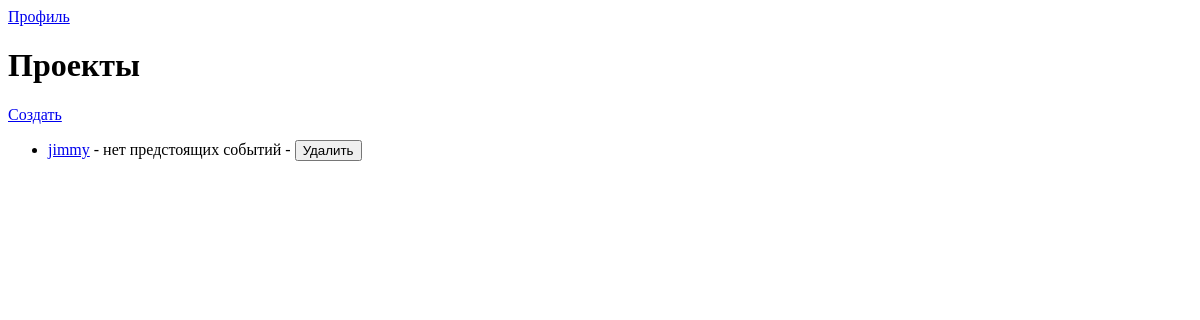
/ (signed in), run on an earlier commit of the app's database.
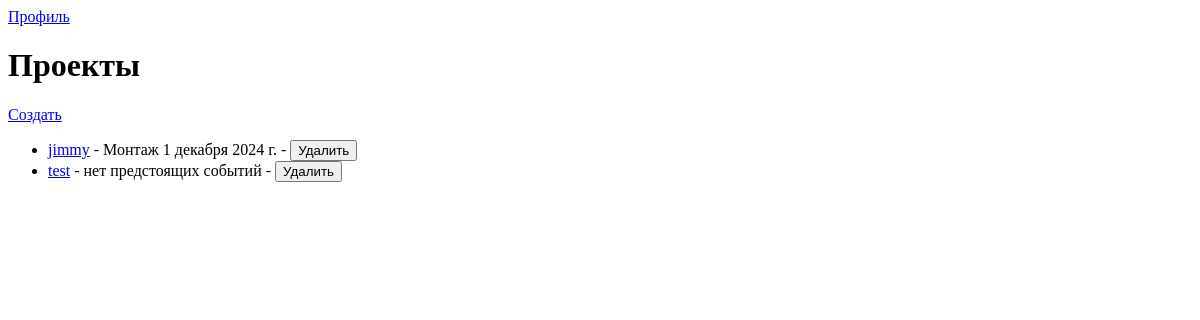
And on a later commit of the database.
### projects/models.py (models this page shows, shortened)
class Project(models.Model):
    user = models.ForeignKey(User, on_delete=models.CASCADE)  # Убрали null=True
    name = models.CharField(max_length=255)
    description = models.TextField(blank=True)
    excel_file = models.FileField(upload_to='excel/', null=True, blank=True)
    def get_next_event(self):
        today = timezone.now().date()
        next_event = self.events.filter(event_date__gte=today).order_by('event_date').first()
        return next_event

class Event(models.Model):
    EVENT_TYPES = (
        ('montage', 'Монтаж'),
        ('audit', 'Аудит'),
        ('dismantle', 'Демонтаж'),
    )
    project = models.ForeignKey(Project, related_name='events', on_delete=models.CASCADE)
    event_type = models.CharField(choices=EVENT_TYPES, max_length=20)
    description = models.TextField(blank=True)
    photo_count = models.IntegerField()
    event_date = models.DateField()

### projects/views.py (the view)
# urls.py: path('', views.manage_projects, name='manage_projects'),
@login_required
def manage_projects(request):
    projects = Project.objects.filter(user=request.user)
    projects_with_events = [(project, project.get_next_event()) for project in projects]
    return render(request, 'projects/manage_projects.html', {'projects_with_events': projects_with_events})

### projects/templates/projects/manage_projects.html (shortened to what this page needs)
 <!DOCTYPE html>
 <html>
 <head>
 </head>
 <body>
    <a href="{% url 'profile' %}">Профиль</a>
    <h1>Проекты</h1>
    <a href="{% url 'create_project' %}">Создать</a>
    <ul>
        {% for project, next_event in projects_with_events %}
            <li>
                <a href="{% url 'edit_project' project.id %}">{{ project.name }}</a>
                {% if next_event %}
                    - {{ next_event.get_event_type_display }} {{ next_event.event_date }}
                {% else %}
                    - нет предстоящих событий
                {% endif %}
                - <form method="POST" action="{% url 'delete_project' project.id %}" style="display:inline;">
                    <button type="submit" onclick="return confirm('Are you sure you want to delete this project?');">Удалить</button>
                </form>
            </li>
        {% empty %}
            <li>No projects available.</li>
        {% endfor %}
    </ul>
</body>
 </html>

What changed in the data, as far as the page shows it:
shown differently, row unchanged: Project "jimmy": event_type (not shown) → "Монтаж"; event_date (not shown) → "1 декабря 2024 г."; text "- нет предстоящих событий" → "-"
added Project: name "test", shows "- нет предстоящих событий"
